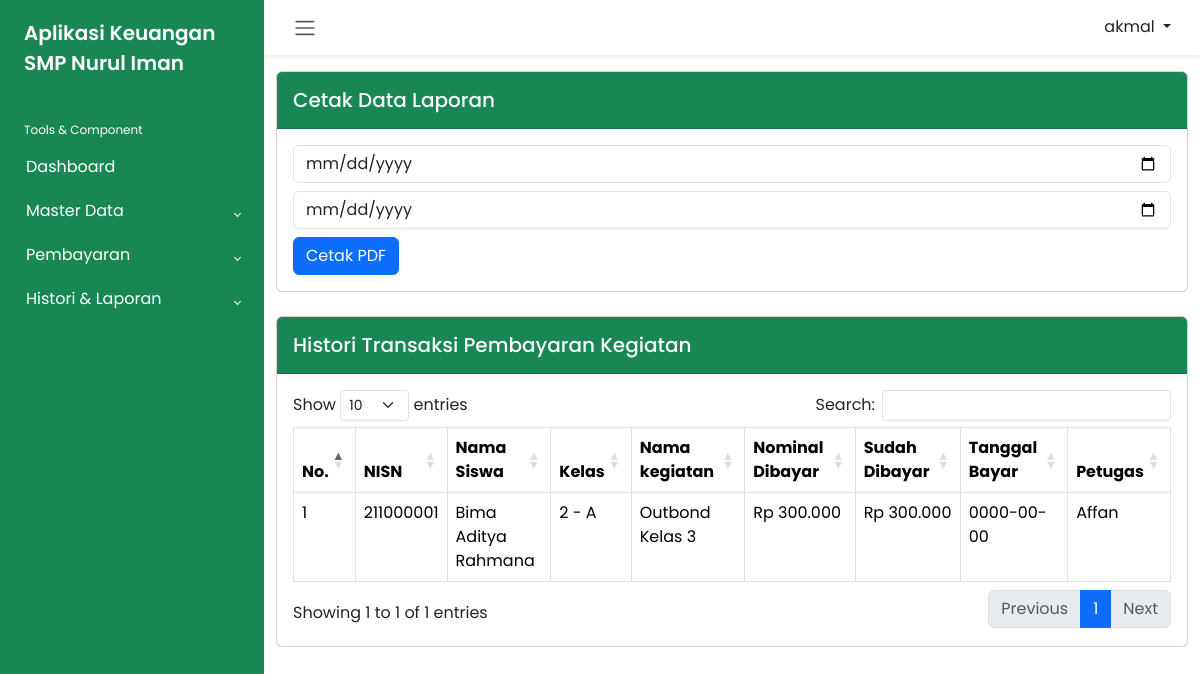
The page /admin/histori_pembayaran_kegiatan.php (signed in) on the database its author committed.
### tables this page shows
CREATE TABLE `petugas` (
  `id_petugas` int(11) NOT NULL,
  `user_name` varchar(50) NOT NULL,
  `pass_word` varchar(64) NOT NULL,
  `nama_petugas` varchar(50) NOT NULL,
  `level` enum('admin','petugas') NOT NULL
);

CREATE TABLE `pembayaran_kegiatan` (
  `id_pembayaran_kegiatan` int(11) NOT NULL,
  `id_petugas` int(11) NOT NULL,
  `nisn` varchar(10) NOT NULL,
  `tgl_bayar` date NOT NULL,
  `id_kegiatan` int(11) NOT NULL,
  `jumlah_bayar` int(11) NOT NULL
);

CREATE TABLE `siswa` (
  `nisn` char(10) NOT NULL,
  `nis` char(8) NOT NULL,
  `nama_siswa` varchar(50) NOT NULL,
  `id_kelas` int(11) NOT NULL,
  `alamat` text NOT NULL,
  `no_telp` varchar(13) NOT NULL,
  `id_ppdb` int(11) NOT NULL,
  `id_spp` int(11) NOT NULL,
  `id_buku` int(11) NOT NULL,
  `id_kegiatan` int(11) NOT NULL
);

CREATE TABLE `kelas` (
  `id_kelas` int(11) NOT NULL,
  `nama_kelas` varchar(10) NOT NULL
);

CREATE TABLE `kegiatan` (
  `id_kegiatan` int(11) NOT NULL,
  `nama_kegiatan` varchar(30) NOT NULL,
  `nominal_kegiatan` int(11) NOT NULL
);

### function.php (called while the page is built, shortened)
<?php
    if (!function_exists('rupiah')) {
        function rupiah($rp){
            $jumlah = number_format($rp, 0,",",".");
            $rupiah = "Rp ".$jumlah;
            return $rupiah;
        }
    }
?>

### admin/histori_pembayaran_kegiatan.php (the view, shortened to what this page needs)
<?php
include 'header.php';
include '../function.php';
?>
<div class="card mb-4">
    <div class="card-header bg-success py-3">
        <h5 class="m-0 font-weight-bold text-light">Cetak Data Laporan</h5>
    </div>
    <div class="card-body">
        <form action="cetak_laporan_kegiatan.php" method="GET" target="_blank">
            <input type="date" name="awal" class="form-control mb-2">
            <input type="date" name="akhir" class="form-control mb-2">
            <button type="submit" class="btn btn-primary" name="cetak">Cetak PDF</button>
        </form>
    </div>
</div>
<div class="card mb-4">
    <div class="card-header bg-success py-3 d-flex justify-content-between">
        <h5 class="m-0 font-weight-bold text-light">Histori Transaksi Pembayaran Kegiatan</h5>
    </div>
    <div class="card-body">
        <table class="table table-bordered" id="myTable" width="100%" cellspacing="0">
            <thead>
                <tr>
                    <th width="10px">No.</th>
                    <th>NISN</th>
                    <th>Nama Siswa</th>
                    <th>Kelas</th>
                    <th>Nama kegiatan</th>
                    <th>Nominal Dibayar</th>
                    <th>Sudah Dibayar</th>
                    <th>Tanggal Bayar</th>
                    <th>Petugas</th>
                </tr>
            </thead>
            <tbody>
                <?php
                $number = 1;
                $query = "SELECT * FROM pembayaran_kegiatan, siswa, kelas, kegiatan, petugas WHERE pembayaran_kegiatan.nisn = siswa.nisn
                        AND siswa.id_kelas = kelas.id_kelas
                        AND pembayaran_kegiatan.id_kegiatan = kegiatan.id_kegiatan
                        AND pembayaran_kegiatan.id_petugas = petugas.id_petugas
                        ORDER BY tgl_bayar DESC";
                $result = mysqli_query($conn, $query);
                while ($row = mysqli_fetch_assoc($result)) :
                ?>
                    <tr>
                        <td><?= $number++ ?></td>
                        <td><?= $row['nisn'] ?></td>
                        <td><?= $row['nama_siswa'] ?></td>
                        <td><?= $row['nama_kelas'] ?></td>
                        <td><?= $row['nama_kegiatan'] ?></td>
                        <td><?= rupiah($row['nominal_kegiatan']) ?></td>
                        <td><?= rupiah($row['jumlah_bayar']) ?></td>
                        <td><?= $row['tgl_bayar'] ?></td>
                        <td><?= $row['nama_petugas'] ?></td>
                    </tr>
                <?php endwhile; ?>
            </tbody>
        </table>
    </div>
    <?php
    include 'footer.php';
    ?>

### admin/header.php (shortened to what this page needs)
<?php
include '../function.php';
?>
<!DOCTYPE html>
<html lang="en">
<head>
    <link rel="stylesheet" href="../dist/css/bootstrap.min.css">
    <link rel="stylesheet" href="../dist/css/dataTables.bootstrap5.min.css">
    <link rel="stylesheet" href="../dist/css/all.css">
    <link rel="stylesheet" href="../dist/css/bootstrap-chosen.css">
    <link rel="stylesheet" href="../dist/css/style.css">
</head>
<body>
    <div class="wrapper">
        <aside id="sidebar" class="bg-success">
            <div class="h-100">
                <div class="sidebar-logo">
                    <a href="#">Aplikasi Keuangan SMP Nurul Iman</a>
                </div>
                <ul class="sidebar-nav">
                    <li class="sidebar-header">
                        Tools & Component
                    </li>
                    <li class="sidebar-item">
                        <a href="index.php" class="sidebar-link">
                            Dashboard
                        </a>
                    </li>
                    <li class="sidebar-item">
                        <a href="#" class="sidebar-link collapsed" data-bs-toggle="collapse" data-bs-target="#masterData" aria-expanded="false" aria-controls="masterData">
                            Master Data
                        </a>
                    </li>
                    <li class="sidebar-item">
                        <a href="#" class="sidebar-link collapsed" data-bs-toggle="collapse" data-bs-target="#pembayaran" aria-expanded="false" aria-controls="pembayaran">
                            Pembayaran
                        </a>
                    </li>
                    <li class="sidebar-item">
                        <a href="#" class="sidebar-link collapsed" data-bs-toggle="collapse" data-bs-target="#histori" aria-expanded="false" aria-controls="histori">
                            Histori & Laporan
                        </a>
                    </li>
                </ul>
            </div>
        </aside>
        <div class="main">
            <nav class="navbar navbar-expand px-3 shadow-sm d-flex justify-content-between">
                <button class="btn" type="button">
                    <span class="navbar-toggler-icon"></span>
                </button>
                <?php
                $id_petugas = $_SESSION['id_petugas'];
                $query = mysqli_query($conn, "SELECT * FROM petugas WHERE id_petugas = '$id_petugas'");
                $row = mysqli_fetch_assoc($query);
                ?>
                <div class="dropdown">
                    <button class="btn dropdown-toggle" type="button" id="dropdownMenuButton1" data-bs-toggle="dropdown" aria-expanded="false">
                        <span><?= $row['nama_petugas']; ?></span>
                    </button>
                </div>
            </nav>
            <div class="container pt-3">

### rows shown on the page
petugas: nama_petugas "akmal"
pembayaran_kegiatan: siswa.nisn "211000001", siswa.nama_siswa "Bima Aditya Rahmana", kelas.nama_kelas "2 - A", id_kegiatan.nama_kegiatan "Outbond Kelas 3", id_kegiatan.nominal_kegiatan "Rp 300.000", jumlah_bayar "Rp 300.000", tgl_bayar "0000-00-00", id_petugas.nama_petugas "Affan"
